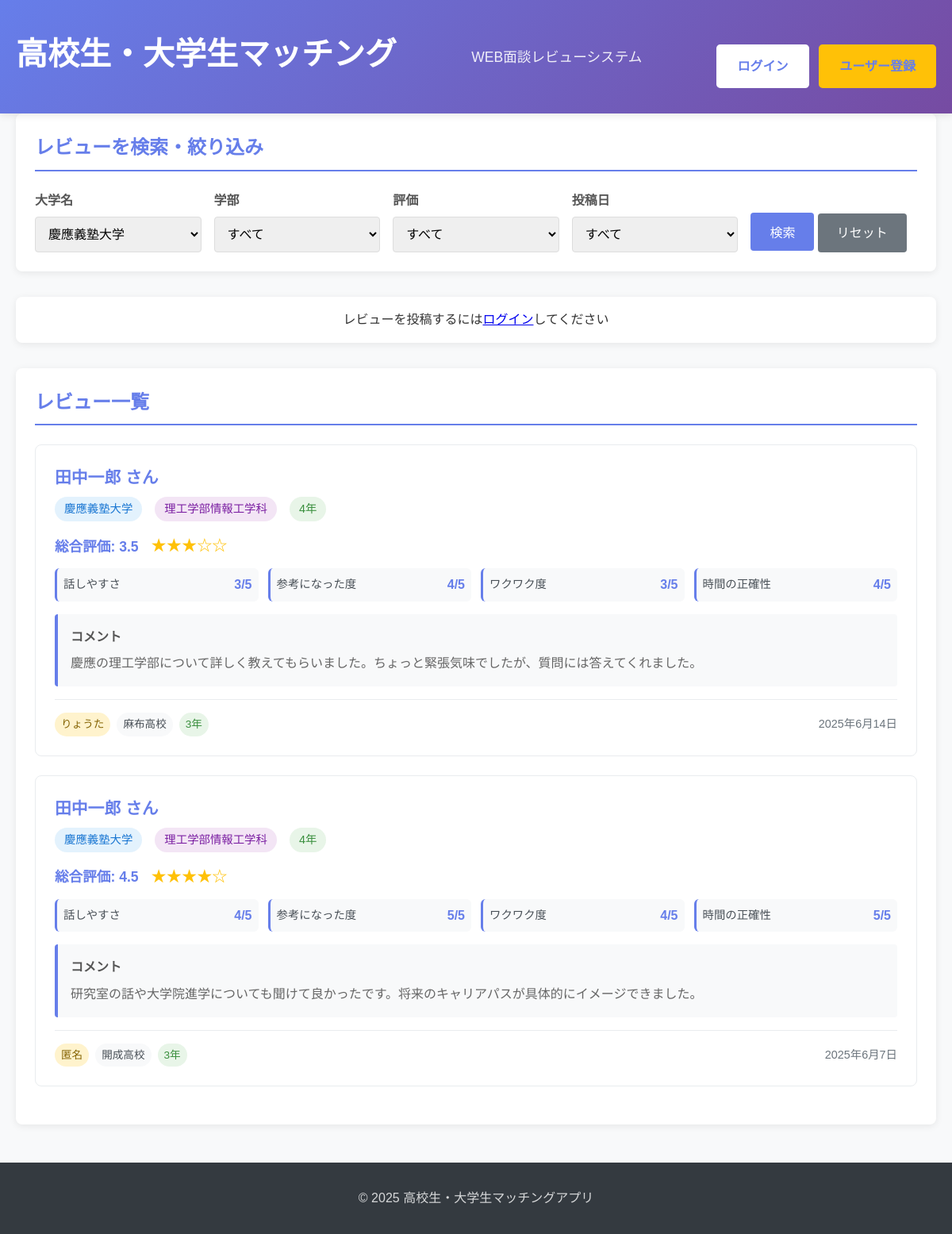
The page /index.php?university=慶應義塾大学 on the database its author committed.
### tables this page shows
CREATE TABLE reviews (
    id INT AUTO_INCREMENT PRIMARY KEY COMMENT 'レビューID',
    student_id INT NOT NULL COMMENT '大学生ID',
    reviewer_nickname VARCHAR(50) DEFAULT NULL COMMENT '投稿者ニックネーム',
    reviewer_school VARCHAR(100) NOT NULL COMMENT '投稿者高校名',
    reviewer_grade INT NOT NULL COMMENT '投稿者学年（1-3）',
    friendliness INT NOT NULL COMMENT '話しやすさ（1-5）',
    helpfulness INT NOT NULL COMMENT '参考になった度（1-5）',
    excitement INT NOT NULL COMMENT 'ワクワク度（1-5）',
    punctuality INT NOT NULL COMMENT '時間の正確性（1-5）',
    comment TEXT DEFAULT NULL COMMENT 'コメント',
    review_date DATE NOT NULL COMMENT 'レビュー日',
    created_at TIMESTAMP DEFAULT CURRENT_TIMESTAMP COMMENT '投稿日時',
    updated_at TIMESTAMP DEFAULT CURRENT_TIMESTAMP ON UPDATE CURRENT_TIMESTAMP COMMENT '更新日時',
    FOREIGN KEY (student_id) REFERENCES students(id) ON DELETE CASCADE,
    INDEX idx_student_id (student_id),
    INDEX idx_review_date (review_date),
    INDEX idx_created_at (created_at),
    CHECK (friendliness BETWEEN 1 AND 5),
    CHECK (helpfulness BETWEEN 1 AND 5),
    CHECK (excitement BETWEEN 1 AND 5),
    CHECK (punctuality BETWEEN 1 AND 5),
    CHECK (reviewer_grade BETWEEN 1 AND 3)
);

CREATE TABLE students (
    id INT AUTO_INCREMENT PRIMARY KEY COMMENT '大学生ID',
    name VARCHAR(100) NOT NULL COMMENT '氏名',
    university VARCHAR(100) NOT NULL COMMENT '大学名',
    department VARCHAR(100) NOT NULL COMMENT '学部・学科',
    grade INT NOT NULL COMMENT '学年（1-4, 5=院生）',
    created_at TIMESTAMP DEFAULT CURRENT_TIMESTAMP COMMENT '登録日時',
    INDEX idx_university (university),
    INDEX idx_department (department)
);

### index.php (the view, shortened to what this page needs)
<!DOCTYPE html>
<html lang="ja">
<head>
    <link rel="stylesheet" href="css/style.css?v=<?= time() ?>">
</head>
<body>
    <header>
        <div class="container">
            <h1>高校生・大学生マッチング</h1>
            <p class="subtitle">WEB面談レビューシステム</p>
            <div class="header-auth">
                <?php if (isset($_SESSION['user_id'])): ?>
                    <div class="user-info">
                        ようこそ、<?= htmlspecialchars($_SESSION['user_name']) ?>さん
                        <?php if ($_SESSION['kanri_flg'] == 1): ?>
                            <span class="admin-badge">管理者</span>
                            <a href="user_list.php" class="btn-admin">ユーザー管理</a>
                        <?php endif; ?>
                        <a href="logout.php" class="btn-logout">ログアウト</a>
                    </div>
                <?php else: ?>
                    <div class="auth-links">
                        <a href="login.php" class="btn-login">ログイン</a>
                        <a href="register.php" class="btn-register">ユーザー登録</a>
                    </div>
                <?php endif; ?>
            </div>
        </div>
    </header>
    <main class="container">
        <section class="search-section">
            <h2>レビューを検索・絞り込み</h2>
            <form method="GET" action="index.php" class="search-form">
                <div class="search-row">
                    <div class="form-group">
                        <label for="university">大学名</label>
                        <select name="university" id="university">
                            <?php
                            require_once 'config/database.php';
                            try {
                                $pdo = getDBConnection();
                                $stmt = $pdo->query("SELECT DISTINCT university FROM students ORDER BY university");
                                while ($row = $stmt->fetch()) {
                                    $selected = (isset($_GET['university']) && $_GET['university'] === $row['university']) ? 'selected' : '';
                                    echo "<option value=\"{$row['university']}\" $selected>{$row['university']}</option>";
                                }
                            } catch (Exception $e) {
                            }
                            ?>
                        </select>
                    </div>
                    <div class="form-group">
                        <label for="department">学部</label>
                        <select name="department" id="department">
                            <option value="">すべて</option>
                        </select>
                    </div>
                    <div class="form-group">
                        <label for="rating">評価</label>
                        <select name="rating" id="rating">
                            <option value="">すべて</option>
                        </select>
                    </div>
                    <div class="form-group">
                        <label for="period">投稿日</label>
                        <select name="period" id="period">
                            <option value="">すべて</option>
                        </select>
                    </div>
                    <div class="form-group">
                        <button type="submit" class="btn-search">検索</button>
                        <a href="index.php" class="btn-reset">リセット</a>
                    </div>
                </div>
            </form>
        </section>
        <section class="action-section">
            <?php if (isset($_SESSION['user_id'])): ?>
                <a href="post_review.php" class="btn-post">新しいレビューを投稿</a>
                <a href="my_reviews.php" class="btn-my-reviews">マイレビュー管理</a>
                <?php if ($_SESSION['kanri_flg'] == 1): ?>
                    <a href="view_reviews_table.php" class="btn-table">全データ一覧確認</a>
                <?php endif; ?>
            <?php else: ?>
                <p class="login-prompt">レビューを投稿するには<a href="login.php">ログイン</a>してください</p>
            <?php endif; ?>
        </section>
        <section class="reviews-section">
            <h2>レビュー一覧</h2>
            <?php
            try {
                $where_conditions = [];
                $params = [];
                if (!empty($_GET['university'])) {
                    $where_conditions[] = "s.university = ?";
                    $params[] = $_GET['university'];
                }
                $where_clause = !empty($where_conditions) ? 'WHERE ' . implode(' AND ', $where_conditions) : '';
                $sql = "
                    SELECT
                        r.*,
                        s.name,
                        s.university,
                        s.department,
                        s.grade,
                        ((r.friendliness + r.helpfulness + r.excitement + r.punctuality) / 4.0) as avg_rating
                    FROM reviews r
                    JOIN students s ON r.student_id = s.id
                    $where_clause
                    ORDER BY r.created_at DESC
                ";
                $stmt = $pdo->prepare($sql);
                $stmt->execute($params);
                $reviews = $stmt->fetchAll();
                if (empty($reviews)) {
                    echo '<p class="no-results">該当するレビューが見つかりませんでした。</p>';
                } else {
                    foreach ($reviews as $review) {
                        $gradeText = $review['grade'] == 5 ? '院生' : $review['grade'] . '年';
                        $reviewerGradeText = $review['reviewer_grade'] . '年';
                        $reviewDate = date('Y年n月j日', strtotime($review['review_date']));
                        $avgRating = round($review['avg_rating'], 1);
                        echo '<div class="review-card">';
                        echo '<div class="review-header">';
                        echo "<h3>{$review['name']} さん</h3>";
                        echo "<div class=\"student-info\">";
                        echo "<span class=\"university\">{$review['university']}</span>";
                        echo "<span class=\"department\">{$review['department']}</span>";
                        echo "<span class=\"grade\">{$gradeText}</span>";
                        echo "</div>";
                        echo '</div>';
                        echo '<div class="review-ratings">';
                        echo '<div class="rating-summary">';
                        echo "<span class=\"avg-rating\">総合評価: {$avgRating}</span>";
                        echo '<div class="stars">' . str_repeat('★', floor($avgRating)) . str_repeat('☆', 5 - floor($avgRating)) . '</div>';
                        echo '</div>';
                        echo '<div class="rating-details">';
                        echo '<div class="rating-item">';
                        echo '<span class="rating-label">話しやすさ</span>';
                        echo '<span class="rating-value">' . $review['friendliness'] . '/5</span>';
                        echo '</div>';
                        echo '<div class="rating-item">';
                        echo '<span class="rating-label">参考になった度</span>';
                        echo '<span class="rating-value">' . $review['helpfulness'] . '/5</span>';
                        echo '</div>';
                        echo '<div class="rating-item">';
                        echo '<span class="rating-label">ワクワク度</span>';
                        echo '<span class="rating-value">' . $review['excitement'] . '/5</span>';
                        echo '</div>';
                        echo '<div class="rating-item">';
                        echo '<span class="rating-label">時間の正確性</span>';
                        echo '<span class="rating-value">' . $review['punctuality'] . '/5</span>';
                        echo '</div>';
                        echo '</div>';
                        echo '</div>';
                        if (!empty($review['comment'])) {
                            echo '<div class="review-comment">';
                            echo '<h4>コメント</h4>';
                            echo '<p>' . nl2br(htmlspecialchars($review['comment'])) . '</p>';
                            echo '</div>';
                        }
                        echo '<div class="review-footer">';
                        echo "<div class=\"reviewer-info\">";
                        if (!empty($review['reviewer_nickname'])) {
                            echo "<span class=\"nickname\">{$review['reviewer_nickname']}</span>";
                        } else {
                            echo "<span class=\"nickname\">匿名</span>";
                        }
                        echo "<span class=\"school\">{$review['reviewer_school']}</span>";
                        echo "<span class=\"grade\">{$reviewerGradeText}</span>";
                        echo "</div>";
                        echo "<div class=\"review-date\">{$reviewDate}</div>";
                        echo '</div>';
                        echo '</div>';
                    }
                }
            } catch (Exception $e) {
                echo '<p class="error">レビューの取得中にエラーが発生しました。</p>';
                error_log("レビュー取得エラー: " . $e->getMessage());
            }
            ?>
        </section>
    </main>
    <footer>
        <div class="container">
            <p>&copy; 2025 高校生・大学生マッチングアプリ</p>
        </div>
    </footer>
</body>
</html>

### rows shown on the page
reviews: student.name "田中一郎", student.university "慶應義塾大学", student.department "理工学部情報工学科", student.grade "4年", avgRating "3.5", avgRating "★★★", avgRating "☆☆", friendliness "3", helpfulness "4", excitement "3", punctuality "4", comment "慶應の理工学部について詳しく教えてもらいました。ちょっと緊張気味でしたが、質問には答えてくれました。", reviewer_nickname "りょうた", reviewer_school "麻布高校", reviewer_grade "3年", review_date "2025年6月14日"
reviews: student.name "田中一郎", student.university "慶應義塾大学", student.department "理工学部情報工学科", student.grade "4年", avgRating "4.5", avgRating "★★★★", avgRating "☆", friendliness "4", helpfulness "5", excitement "4", punctuality "5", comment "研究室の話や大学院進学についても聞けて良かったです。将来のキャリアパスが具体的にイメージできました。", shows "匿名", reviewer_school "開成高校", reviewer_grade "3年", review_date "2025年6月7日"

### other values the page prints
form field university "慶應義塾大学"
